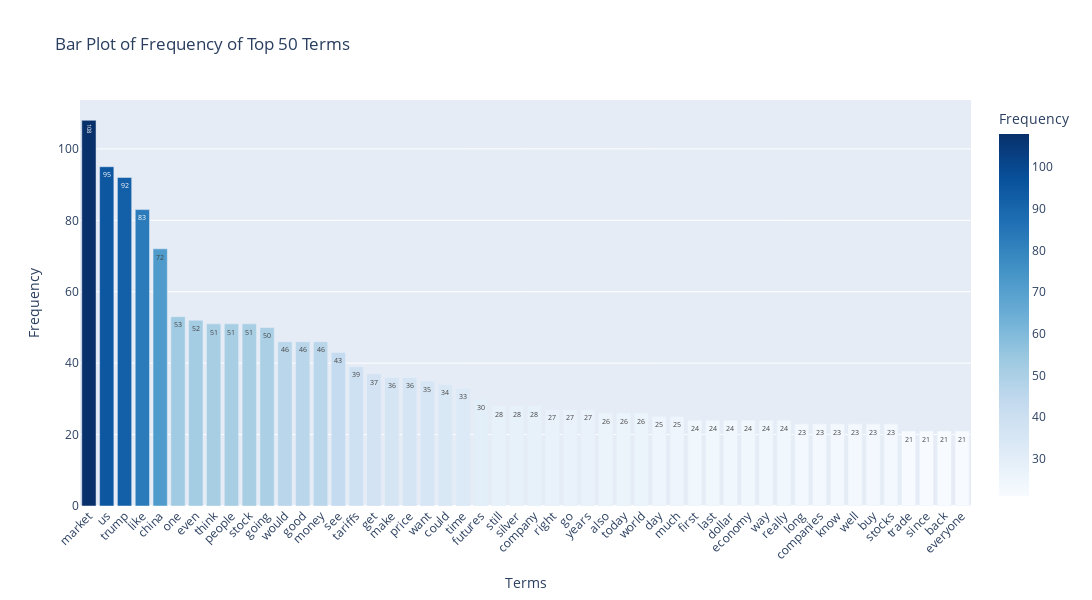

This figure's notebook cell:
### Markdown cell above
Exercise 14

### Code cell
import plotly.express as px

# Get total frequency of each term across all documents
term_frequency = np.asarray(df_counts.sum(axis=0))[0]
top_n = 50

# Find indices of top 50 most frequent terms
top_indices = term_frequency.argsort()[-top_n:][::-1]

# Create DataFrame with top terms and their frequencies
df_terms = pd.DataFrame({
    'Term': count_vect.get_feature_names_out()[top_indices],
    'Frequency': term_frequency[top_indices]
})

print(df_terms.to_string())

# Create interactive bar chart
fig = px.bar(
    df_terms,
    x='Term',
    y='Frequency',
    title=f'Bar Plot of Frequency of Top {top_n} Terms',
    labels={'Term': 'Terms', 'Frequency': 'Frequency'},
    color='Frequency',               # Color bars by frequency
    color_continuous_scale='Blues',
    text='Frequency'                # Show count on each bar
)

# Improve layout
fig.update_layout(
    xaxis_tickangle=-45,   # Rotate x-axis labels
    height=600,
    width=1200
)

# Customize hover tooltip
fig.update_traces(
    hovertemplate="<b>%{x}</b><br>Frequency: %{y}<extra></extra>"
)

fig.show()

### Figure 1 — Plotly figure (JSON) as saved in the notebook; plotly's stock layout.template omitted (floating-point values rounded to 4 significant figures)
{"data": [{"hovertemplate": "<b>%{x}</b><br>Frequency: %{y}<extra></extra>", "legendgroup": "", "marker": {"color": [108, 95, 92, 83, 72, 53, 52, 51, 51, 51, 50, 46, 46, 46, 43, 39, 37, 36, 36, 35, 34, 33, 30, 28, 28, 28, 27, 27, 27, 26, 26, 26, 25, 25, 24, 24, 24, 24, 24, 24, 23, 23, 23, 23, 23, 23, 21, 21, 21, 21], "coloraxis": "coloraxis", "pattern": {"shape": ""}}, "name": "", "orientation": "v", "showlegend": false, "text": [108.0, 95.0, 92.0, 83.0, 72.0, 53.0, 52.0, 51.0, 51.0, 51.0, 50.0, 46.0, 46.0, 46.0, 43.0, 39.0, 37.0, 36.0, 36.0, 35.0, 34.0, 33.0, 30.0, 28.0, 28.0, 28.0, 27.0, 27.0, 27.0, 26.0, 26.0, 26.0, 25.0, 25.0, 24.0, 24.0, 24.0, 24.0, 24.0, 24.0, 23.0, 23.0, 23.0, 23.0, 23.0, 23.0, 21.0, 21.0, 21.0, 21.0], "textposition": "auto", "type": "bar", "x": ["market", "us", "trump", "like", "china", "one", "even", "think", "people", "stock", "going", "would", "good", "money", "see", "tariffs", "get", "make", "price", "want", "could", "time", "futures", "still", "silver", "company", "right", "go", "years", "also", "today", "world", "day", "much", "first", "last", "dollar", "economy", "way", "really", "long", "companies", "know", "well", "buy", "stocks", "trade", "since", "back", "everyone"], "xaxis": "x", "y": [108, 95, 92, 83, 72, 53, 52, 51, 51, 51, 50, 46, 46, 46, 43, 39, 37, 36, 36, 35, 34, 33, 30, 28, 28, 28, 27, 27, 27, 26, 26, 26, 25, 25, 24, 24, 24, 24, 24, 24, 23, 23, 23, 23, 23, 23, 21, 21, 21, 21], "yaxis": "y"}], "layout": {"barmode": "relative", "coloraxis": {"colorbar": {"title": {"text": "Frequency"}}, "colorscale": [[0, "rgb(247,251,255)"], [0.125, "rgb(222,235,247)"], [0.25, "rgb(198,219,239)"], [0.375, "rgb(158,202,225)"], [0.5, "rgb(107,174,214)"], [0.625, "rgb(66,146,198)"], [0.75, "rgb(33,113,181)"], [0.875, "rgb(8,81,156)"], [1, "rgb(8,48,107)"]]}, "height": 600, "legend": {"tracegroupgap": 0}, "title": {"text": "Bar Plot of Frequency of Top 50 Terms"}, "width": 1200, "xaxis": {"anchor": "y", "domain": [0, 1], "tickangle": -45, "title": {"text": "Terms"}}, "yaxis": {"anchor": "x", "domain": [0, 1], "title": {"text": "Frequency"}}}}
